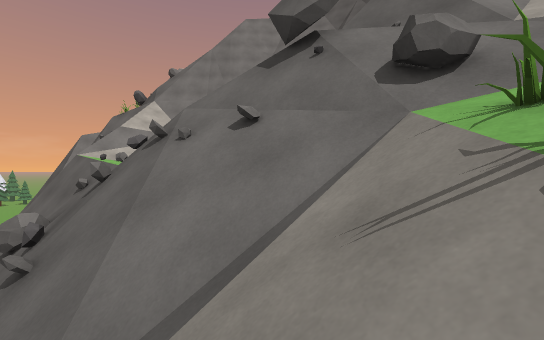
view 1 (above)

13 first-person views from a walk through a 3-D level made in the Unity game engine. The camera is 1.2 m above the floor, looks level and sees 90° across. The floor is counted in squares, 2 m on a side. Each view is taken from the middle of a square. On the plan, view 1 faces up. The plan holds only what a view shows up to about 9 squares ahead; the rest is blank. The place goes on beyond the plan. Some animated figures are not drawn.

view 2
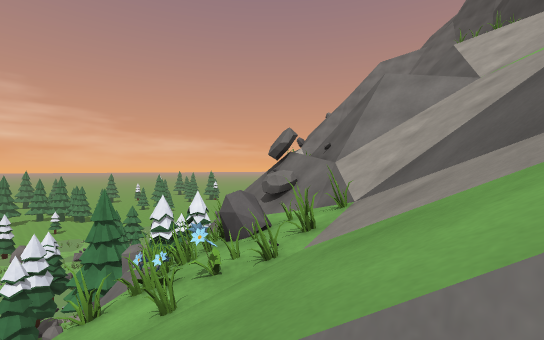

view 3
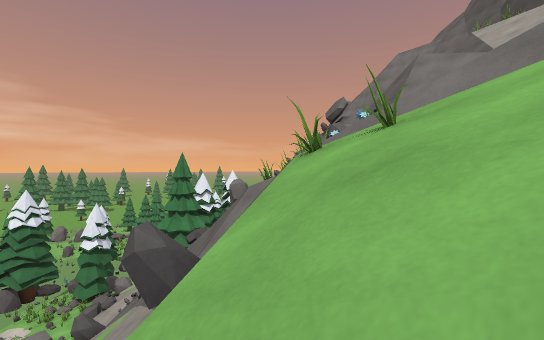

view 4
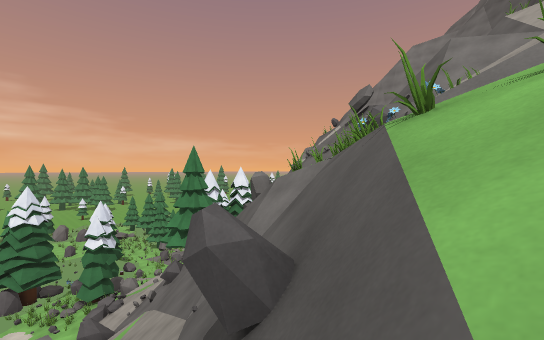

view 5
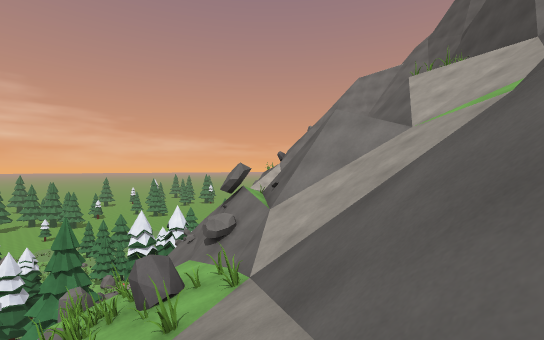

view 6
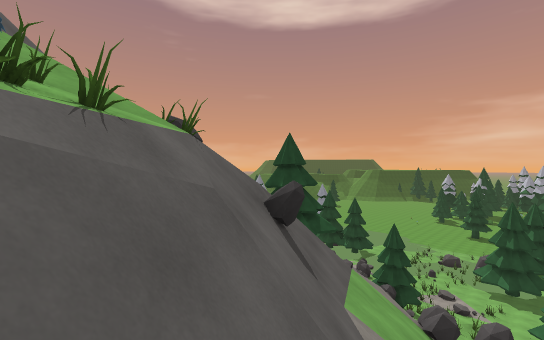

view 7
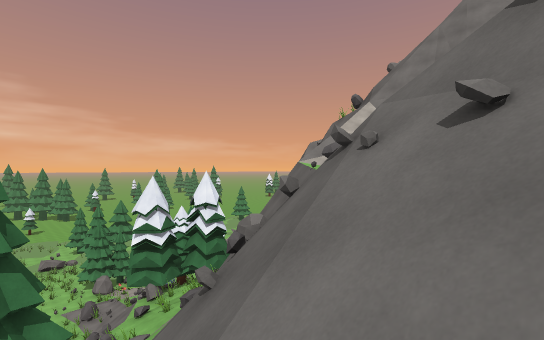

view 8
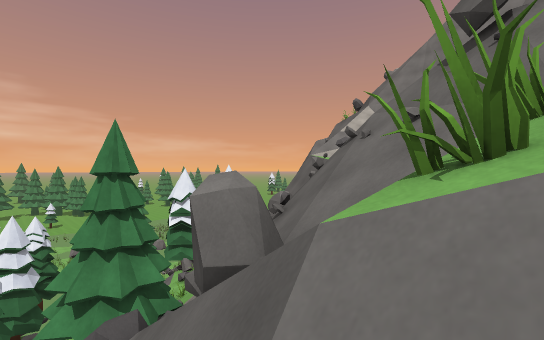

view 9
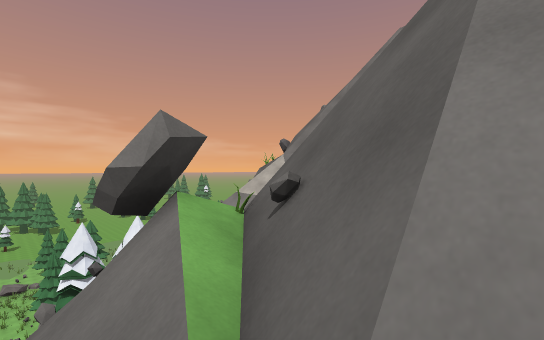

view 10
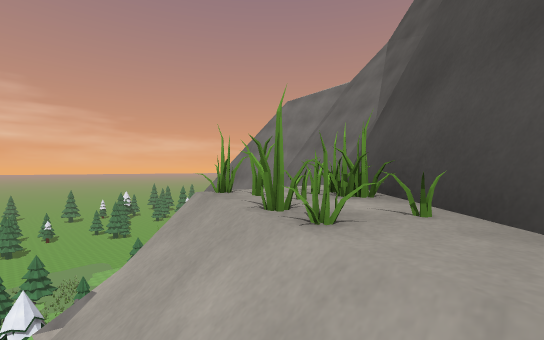

view 11
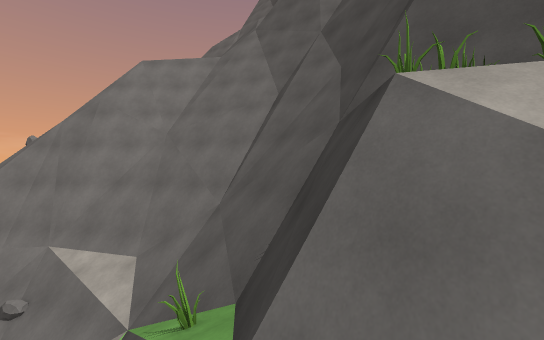

view 12
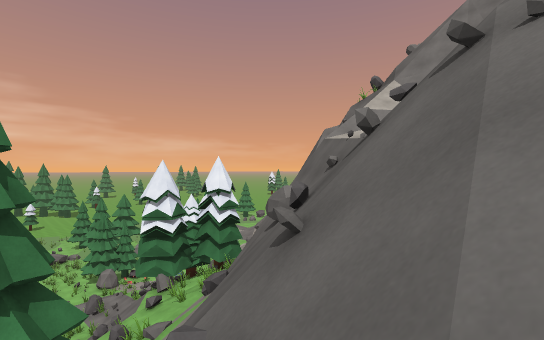

view 13
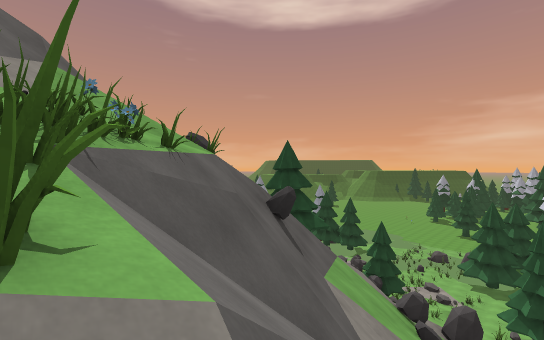

### Floor plan
Key: @ floor where view 1 was taken; # wall or solid block; . main floor; - floor 1.5 m lower than the main floor; : floor 7.25 m higher than the main floor; + floor 8.75 m higher than the main floor; * floor 9.5 m higher than the main floor; % floor 14.5 m higher than the main floor; & floor 16 m higher than the main floor; / step, stairs or slope; = window, fence, low wall or low ledge; ^ raised ledge; v drop or lower ground; O other object.
Columns run from 10 left of view 1 to 7 right of it. Each row starts with its distance up from view 1.
 14         ^^^^^
 13         =vv=^^
 12         vvvvv=^
 11         vvv&vv^^
 10          vv%&v#^
  9            vOvvO^
  8             vvOOO^
  7               #//=
  6   O^ ^ =    v/=//
  5 ..O=^= =O  O=/////
  4 /OO/O= =*=OOO////=
  3 -OOOO=^=+*OO//////
  2       ==:////O////
  1      OO  //OOOO///
  0      OOOOO@OOOO///
 -1       O===v/=OOO//
 -2      -.=#^^==+///
 -3      O/////O#=OO/
 -4             /#=/*O
 -5             //=//
 -6             //=/
 -7             O//=#=
 -8             ///
 -9              O
-10
-11              OO

Where each view was taken, in squares from view 1:
view 1: 0 up, 0 right, facing up
view 2: 2 down, 6 right, facing up-left
view 3: 5 down, 6 right, facing up-left
view 4: 5 down, 5 right, facing up-left
view 5: 1 down, 7 right, facing up-left
view 6: 1 down, 1 right, facing down-right
view 7: 1 up, 0 right, facing up-left
view 8: 1 down, 1 right, facing up-left
view 9: 3 up, 3 right, facing up-left
view 10: 7 up, 6 right, facing up-left
view 11: 6 up, 3 right, facing up
view 12: 1 up, 1 left, facing up-left
view 13: 0 up, 0 right, facing down-right
